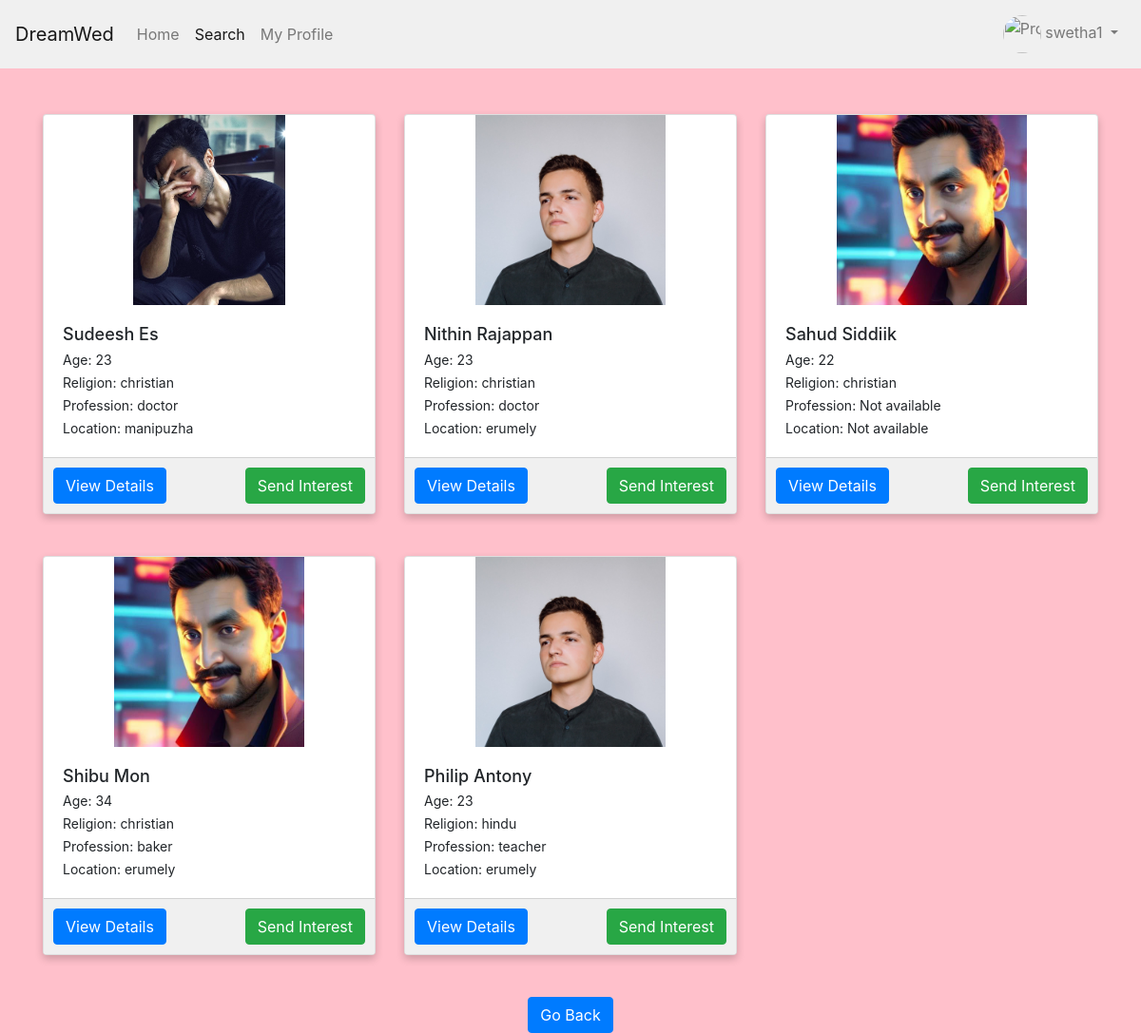
/matint/global-search/ (signed in), run on the app's committed database.
### matrimony/models.py (models this page shows, shortened)
class PersonalDetails(models.Model):
    user = models.OneToOneField(User, on_delete=models.CASCADE)  # Create a one-to-one relationship with the User model
    first_name = models.CharField(max_length=100)
    middle_name = models.CharField(max_length=100,blank=True, null=True)
    last_name = models.CharField(max_length=100)
    gender = models.CharField(max_length=10)
    birth_place = models.CharField(max_length=100)
    address = models.CharField(max_length=100)
    date_of_birth = models.DateField()
    blood_group = models.CharField(max_length=10)
    phone_number = models.CharField(max_length=15,unique=True)
    profile_image = models.ImageField(upload_to='profile_images/', blank=True, null=True)  # Define the profile image field
    mother_tongue = models.CharField(max_length=100)
    religion = models.CharField(max_length=100)
    sector = models.CharField(max_length=100)
    perso_fill = models.BooleanField(default=False)
    marital_status = models.CharField(max_length=100)
    about_you = models.TextField(blank=True)
    aadhar_card = models.FileField(upload_to='aadhar_cards/', blank=True, null=True)
    aadhar_valid = models.BooleanField(default=True)
    hobbies = models.ManyToManyField(Hobby, blank=True,null=True)
    def calculate_age(self):
        today = date.today()
        age = today.year - self.date_of_birth.year - ((today.month, today.day) < (self.date_of_birth.month, self.date_of_birth.day))
        return age

class EmploymentDetails(models.Model):
    user = models.ForeignKey(User, on_delete=models.CASCADE)  # Create a foreign key relationship with the User model
    employment_status = models.CharField(max_length=100)
    occupation = models.CharField(max_length=100, blank=True)
    employerof = models.CharField(max_length=100, blank=True)
    annual_income = models.CharField(max_length=100, blank=True)
    industry = models.CharField(max_length=100, blank=True)
    job_location = models.CharField(max_length=100, blank=True)
    about_job = models.TextField(blank=True)
    working_hours = models.CharField(max_length=100, blank=True)
    social_link = models.URLField(blank=True)
    empl_fill = models.BooleanField(default=False)

class LocationDetails(models.Model):
    user = models.ForeignKey(User, on_delete=models.CASCADE)
    current_city = models.CharField(max_length=100)
    current_state = models.CharField(max_length=100)
    current_pin_code = models.CharField(max_length=20)
    willing_to_move = models.CharField(max_length=3)
    additional_comments = models.TextField(blank=True)
    location_photos = models.ImageField(upload_to='location_photos/', blank=True, null=True)
    loca_fill = models.BooleanField(default=False)
    is_email_verified = models.BooleanField(default=False)
    email_verification_token = models.CharField(max_length=200, blank=True, null=True)

### matint/views.py (the view)
# urls.py: path('global-search/', views.global_search, name='global_search'),
def global_search(request):
    query = {
        'first_name': request.GET.get('first_name', ''),
        'last_name': request.GET.get('last_name', ''),
        'religion': request.GET.get('religion', ''),
        'current_city': request.GET.get('current_city', ''),
        'current_state': request.GET.get('current_state', ''),
        'highest_qualification': request.GET.get('highest_qualification', ''),
        'occupation': request.GET.get('occupation', ''),
        'min_age': request.GET.get('min_age', ''),  # Add min_age field to query dictionary
        'max_age': request.GET.get('max_age', ''),
        'min_height': request.GET.get('min_height', ''),
        'max_height': request.GET.get('max_height', ''),
        'min_weight': request.GET.get('min_weight', ''),
        'max_weight': request.GET.get('max_weight', ''),
    }
    personal_details_qs = PersonalDetails.objects.all()
    if query['first_name']:
        personal_details_qs = personal_details_qs.filter(first_name__icontains=query['first_name'])
    if query['last_name']:
        personal_details_qs = personal_details_qs.filter(last_name__icontains=query['last_name'])
    if query['religion']:
        personal_details_qs = personal_details_qs.filter(religion__icontains=query['religion'])
    if query['min_age']:
        min_age = int(query['min_age'])
        min_birth_year = date.today().year - min_age
        min_birth_date = date(min_birth_year, date.today().month, date.today().day)
        personal_details_qs = personal_details_qs.filter(date_of_birth__lte=min_birth_date)
    if query['max_age']:
        max_age = int(query['max_age'])
        max_birth_year = date.today().year - max_age - 1
        max_birth_date = date(max_birth_year, date.today().month, date.today().day)
        personal_details_qs = personal_details_qs.filter(date_of_birth__gte=max_birth_date)
    location_details_qs = LocationDetails.objects.all()
    if query['current_city']:
        location_details_qs = location_details_qs.filter(current_city__iexact=query['current_city'])
    if query['current_state']:
        location_details_qs = location_details_qs.filter(current_state__iexact=query['current_state'])
        location_users = location_details_qs.values_list('user', flat=True)
        personal_details_qs = personal_details_qs.filter(user__in=location_users)
    educational_details_qs = EducationalDetails.objects.all()
    if query['highest_qualification']:
        educational_details_qs = educational_details_qs.filter(highest_qualification__icontains=query['highest_qualification'])
        educational_users = educational_details_qs.values_list('user', flat=True)
        personal_details_qs = personal_details_qs.filter(user__in=educational_users)
    employment_details_qs = EmploymentDetails.objects.all()
    if query['occupation']:
        employment_details_qs = employment_details_qs.filter(occupation__icontains=query['occupation'])
        employment_users = employment_details_qs.values_list('user', flat=True)
        personal_details_qs = personal_details_qs.filter(user__in=employment_users)
    physical_details_qs = PhysicalDetails.objects.all()
    if query['min_height']:
        min_height = float(query['min_height'])
        physical_details_qs = physical_details_qs.filter(height__gte=min_height)
        physical_users = physical_details_qs.values_list('user_id', flat=True)
        personal_details_qs = personal_details_qs.filter(user_id__in=physical_users)
    if query['max_height']:
        max_height = float(query['max_height'])
        physical_details_qs = physical_details_qs.filter(height__lte=max_height)
        physical_users = physical_details_qs.values_list('user_id', flat=True)
        personal_details_qs = personal_details_qs.filter(user_id__in=physical_users)
    if query['min_weight']:
        min_weight = float(query['min_weight'])
        physical_details_qs = physical_details_qs.filter(weight__gte=min_weight)
        physical_users = physical_details_qs.values_list('user_id', flat=True)
        personal_details_qs = personal_details_qs.filter(user_id__in=physical_users)
    if query['max_weight']:
        max_weight = float(query['max_weight'])
        physical_details_qs = physical_details_qs.filter(weight__lte=max_weight)
        physical_users = physical_details_qs.values_list('user_id', flat=True)
        personal_details_qs = personal_details_qs.filter(user_id__in=physical_users)
    user_gender = None
    if request.user.is_authenticated:
        user = request.user
        try:
            personal_details = PersonalDetails.objects.get(user=user)
            user_gender = personal_details.gender
        except PersonalDetails.DoesNotExist:
            pass
    if user_gender:
        personal_details_qs = personal_details_qs.exclude(gender=user_gender)
    logged_in_user = request.user if request.user.is_authenticated else None
    if logged_in_user:
        blocked_users = BlockedUser.objects.filter(user=logged_in_user).values_list('blocked_user', flat=True)
        not_interested_users = NotInterested.objects.filter(user=logged_in_user).values_list('not_interested_user', flat=True)
        excluded_users = list(blocked_users) + list(not_interested_users)
        personal_details_qs = personal_details_qs.exclude(user__in=excluded_users)
    context = {
        'query': query,
        'personal_details': personal_details_qs,
        'location_details': location_details_qs,
        'educational_details': educational_details_qs,
        'employment_details': employment_details_qs,
        'physical_details': physical_details_qs,
    }
    return render(request, 'matint/search_results.html', context)

### matint/templates/matint/search_results.html (shortened to what this page needs)
{%load static %}
<nav class="navbar navbar-expand-lg navbar-light" style="background-color: #f0f0f0;">
    <a class="navbar-brand" href="#">DreamWed</a>
    <div class="collapse navbar-collapse" id="navbarNav">
        <ul class="navbar-nav">
            <li class="nav-item ">
                <a class="nav-link" href="{% url 'matrimony:home' %}">Home</a>
            </li>
            <li class="nav-item active">
                <a class="nav-link" href="{% url 'matint:search_page' %}">Search</a>
            </li>
            <li class="nav-item">
                <a class="nav-link" href="{% url 'matrimony:myprofile' %}">My Profile</a>
            </li>
        </ul>
        <ul class="navbar-nav ml-auto">
            <li class="nav-item dropdown">
                <a class="nav-link dropdown-toggle" href="#" id="profileDropdown" role a "button" data-toggle="dropdown" aria-haspopup="true" aria-expanded="false">
                    <img src="{{ request.session.profile_image_url }}" alt="Profile Picture" width="40" height="40" class="rounded-circle">
                    {{ request.session.suser }}
                </a>
            </li>
        </ul>
    </div>
</nav>
{% if personal_details %}
    <div class="container mt-5">
        <div class="row">
            {% for profile in personal_details %}
                <div class="col-lg-4 col-md-6 mb-4">
                    <div class="card">
                        <div class="img-container">
                            {% if profile.profile_image %}
                                <img src="{{ profile.profile_image.url }}" class="card-img-top card-img-fixed-height" alt="Profile Picture" style="object-fit: contain;">
                            {% else %}
                                <img src="{% static '/nodp/no.jpg' %}" class="card-img-top card-img-fixed-height" alt="Placeholder Image">
                            {% endif %}
                        </div>
                        <div class="card-body">
                            <h5 class="card-title">{{ profile.first_name|title }} {{ profile.last_name|title }}</h5>
                            <p class="card-text">Age: {{ profile.calculate_age }}</p>
                            <p class="card-text">Religion: {{ profile.religion }}</p>
                            {% with profile.user.employmentdetails_set.first as employment %}
                                {% with profile.user.locationdetails_set.first as location %}
                                    {% if employment %}
                                        <p class="card-text">Profession: {{ employment.occupation }}</p>
                                    {% else %}
                                        <p class="card-text">Profession: Not available</p>
                                    {% endif %}
                                    {% if location %}
                                        <p class="card-text">Location: {{ location.current_city }}</p>
                                    {% else %}
                                        <p class="card-text">Location: Not available</p>
                                    {% endif %}
                                {% endwith %}
                            {% endwith %}
                        </div>
                        <div class="card-footer">
                            <a href="{% url 'matrimony:user_detail' user_id=profile.user.id %}" class="btn btn-primary">View Details</a>
                            <a href="{% url 'matint:send_interest' user_id=profile.user.id %}" class="btn btn-success">Send Interest</a>
                        </div>
                    </div>
                </div>
            {% endfor %}
        </div>
    </div>
{% endif %}
<div class="center-button">
    <a href="{% url 'matint:search_page' %}" class="btn btn-primary btn-back">Go Back</a>
</div>
<link rel="stylesheet" href="https://maxcdn.bootstrapcdn.com/bootstrap/4.5.2/css/bootstrap.min.css">

### matint/templates/matint/search_results.html (style rules this page uses)
.card { transition: transform 0.2s; margin-bottom: 20px; box-shadow: 0 4px 8px 0 rgba(0,0,0,0.2); }
.img-container { overflow: hidden; }
.card-img-fixed-height { height: 200px; object-fit: cover; transition: transform 0.2s; }
.card-title { font-size: 18px; margin-bottom: 5px; }
.card-text { font-size: 14px; margin-bottom: 3px; }
.card-footer { display: flex; justify-content: space-between; align-items: center; background-color: #f0f0f0; padding: 10px; }
.center-button { text-align: center; }

### data on the page
PersonalDetails: profile_image (picture), first_name "Sudeesh", last_name "Es", calculate_age "23", religion "christian", user.employmentdetails_set.first.occupation "doctor", user.locationdetails_set.first.current_city "manipuzha"
PersonalDetails: profile_image (picture), first_name "Nithin", last_name "Rajappan", calculate_age "23", religion "christian", user.employmentdetails_set.first.occupation "doctor", user.locationdetails_set.first.current_city "erumely"
PersonalDetails: profile_image (picture), first_name "Sahud", last_name "Siddiik", calculate_age "22", religion "christian", shows "Profession: Not available", shows "Location: Not available"
PersonalDetails: profile_image (picture), first_name "Shibu", last_name "Mon", calculate_age "34", religion "christian", user.employmentdetails_set.first.occupation "baker", user.locationdetails_set.first.current_city "erumely"
PersonalDetails: profile_image (picture), first_name "Philip", last_name "Antony", calculate_age "23", religion "hindu", user.employmentdetails_set.first.occupation "teacher", user.locationdetails_set.first.current_city "erumely"

### other printed values
{{ request.session.suser }} "swetha1"
